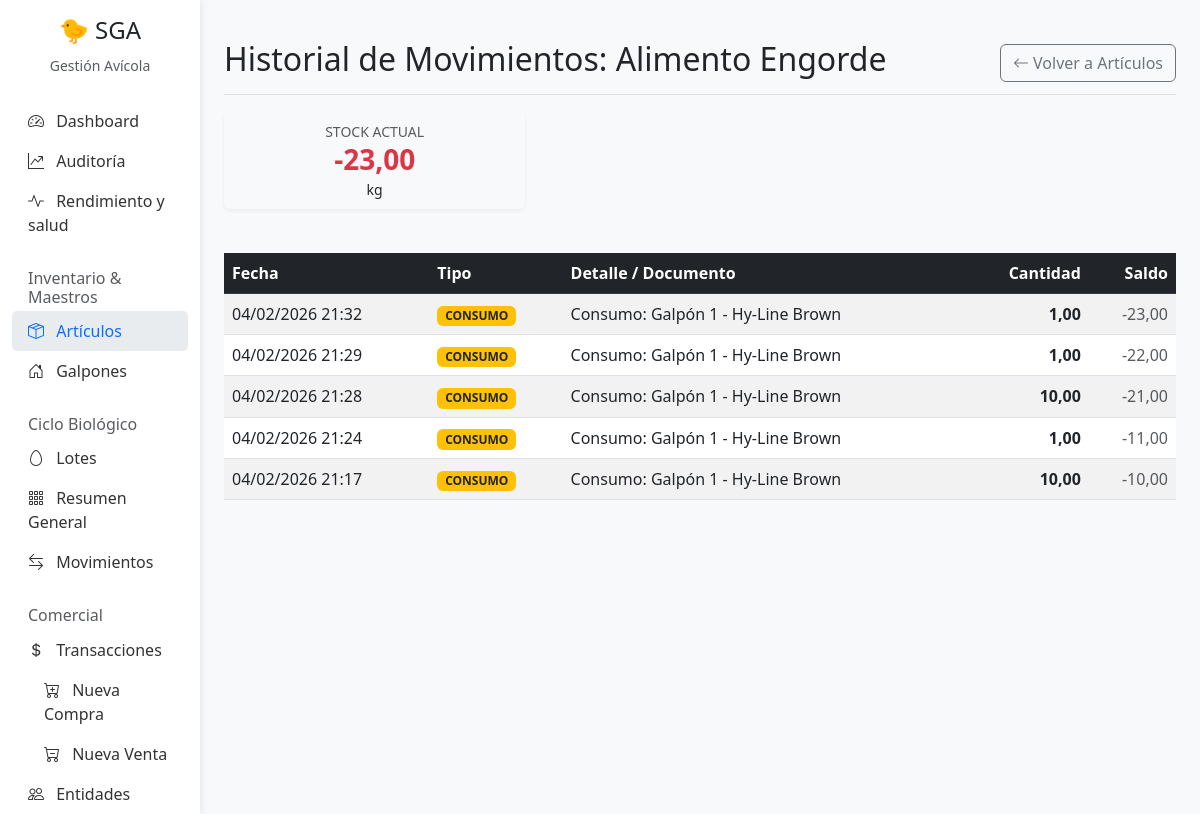
/articulos/2/kardex/, run on the app's committed database.
### Gestion/models.py (models this page shows, shortened)
class Articulo(models.Model):
    id_articulo = models.AutoField(primary_key=True)
    class UnidadMedida(models.TextChoices):
        UNIDAD = 'Unidad', 'Unidad'
        KG = 'Kg', 'Kg'
        LITRO = 'Litro', 'Litro'
    nombre = models.CharField(max_length=200)
    tipo = models.CharField(max_length=20, choices=TipoArticulo.choices)
    unidad_medida = models.CharField(max_length=50, choices=UnidadMedida.choices, default=UnidadMedida.UNIDAD)
    controlar_stock = models.BooleanField(default=True)
    stock_actual = models.DecimalField(max_digits=10, decimal_places=2, default=0)
    stock_minimo = models.DecimalField(max_digits=10, decimal_places=2, default=0)
    precio_referencia = models.DecimalField(max_digits=10, decimal_places=2, default=0, help_text="Precio base para compras o ventas")
    es_insumo_receta = models.BooleanField(default=False, help_text="Marcar si es un envase o insumo auxiliar para recetas (no se muestra en Kiosco)")

class LogArticulo(models.Model):
    TIPO_EVENTO = [
        ('VENTA', 'Venta'),
        ('COMPRA', 'Compra'),
        ('PRODUCCION', 'Producción'),
        ('CONSUMO', 'Consumo'),
        ('AJUSTE', 'Ajuste Manual'),
        ('EDICION', 'Edición Metadata'),
    ]
    articulo = models.ForeignKey(Articulo, on_delete=models.CASCADE, related_name='logs')
    fecha = models.DateTimeField(auto_now_add=True)
    tipo = models.CharField(max_length=20, choices=TIPO_EVENTO)
    cantidad = models.DecimalField(max_digits=10, decimal_places=2, default=0, help_text="Magnitude of change")
    saldo_anterior = models.DecimalField(max_digits=10, decimal_places=2, default=0)
    saldo_posterior = models.DecimalField(max_digits=10, decimal_places=2, default=0)
    descripcion = models.TextField(blank=True, null=True)

### Gestion/views.py (the view)
# urls.py: path('articulos/<int:pk>/kardex/', views.articulo_kardex, name='articulo-kardex'),
def articulo_kardex(request, pk):
    articulo = get_object_or_404(Articulo, pk=pk)
    history = articulo.logs.all().order_by('-fecha')
    return render(request, 'Gestion/articulo_kardex.html', {
        'articulo': articulo,
        'history': history
    })

### Gestion/templates/Gestion/articulo_kardex.html (shortened to what this page needs)
{% extends 'Gestion/base.html' %}
{% block content %}
<div class="d-flex justify-content-between flex-wrap flex-md-nowrap align-items-center pt-3 pb-2 mb-3 border-bottom">
    <h1 class="h2">Historial de Movimientos: {{ articulo.nombre }}</h1>
    <div class="btn-toolbar mb-2 mb-md-0">
        <a href="{% url 'articulo-list' %}" class="btn btn-outline-secondary">
            <i class="bi bi-arrow-left"></i> Volver a Artículos
        </a>
    </div>
</div>
<div class="row mb-4">
    <div class="col-md-4">
        <div class="card bg-light">
            <div class="card-body py-2 text-center">
                <small class="text-muted text-uppercase">Stock Actual</small>
                <h3
                    class="mb-0 fw-bold {% if articulo.stock_actual <= articulo.stock_minimo %}text-danger{% else %}text-primary{% endif %}">
                    {{ articulo.stock_actual }}
                </h3>
                <small>{{ articulo.unidad_medida }}</small>
            </div>
        </div>
    </div>
    <div class="col-md-4">
    </div>
</div>
<div class="table-responsive">
    <table class="table table-striped table-hover align-middle">
        <thead class="table-dark">
            <tr>
                <th>Fecha</th>
                <th>Tipo</th>
                <th>Detalle / Documento</th>
                <th class="text-end">Cantidad</th>
                <th class="text-end">Saldo</th>
            </tr>
        </thead>
        <tbody>
            {% for row in history %}
            <tr>
                <td>{{ row.fecha|date:"d/m/Y H:i" }}</td>
                <td>
                    {% if row.tipo == 'COMPRA' %}
                    <span class="badge bg-success">COMPRA</span>
                    {% elif row.tipo == 'PRODUCCION' %}
                    <span class="badge bg-success">PRODUCCIÓN</span>
                    {% elif row.tipo == 'VENTA' %}
                    <span class="badge bg-danger">VENTA</span>
                    {% elif row.tipo == 'CONSUMO' %}
                    <span class="badge bg-warning text-dark">CONSUMO</span>
                    {% elif row.tipo == 'AJUSTE' %}
                    <span class="badge bg-info text-dark">AJUSTE</span>
                    {% elif row.tipo == 'EDICION' %}
                    <span class="badge bg-secondary">EDICIÓN</span>
                    {% else %}
                    <span class="badge bg-secondary">{{ row.get_tipo_display|upper }}</span>
                    {% endif %}
                </td>
                <td>{{ row.descripcion }}</td>
                <td class="text-end fw-bold">
                    {{ row.cantidad }}
                </td>
                <td class="text-end text-muted">
                    {{ row.saldo_posterior }}
                </td>
            </tr>
            {% empty %}
            <tr>
                <td colspan="5" class="text-center py-4 text-muted">
                    No hay movimientos registrados para este artículo.
                </td>
            </tr>
            {% endfor %}
        </tbody>
    </table>
</div>
{% endblock %}

### Gestion/templates/Gestion/base.html (style rules this page uses)
body { background-color: #f8f9fa; }
.card { border: none; box-shadow: 0 2px 4px rgba(0, 0, 0, 0.05); margin-bottom: 20px; }

### data on the page
Articulo: nombre "Alimento Engorde", stock_actual "-23,00", unidad_medida "kg"
LogArticulo: fecha "04/02/2026 21:32", tipo "CONSUMO", descripcion "Consumo: Galpón 1 - Hy-Line Brown", cantidad "1,00", saldo_posterior "-23,00"
LogArticulo: fecha "04/02/2026 21:29", tipo "CONSUMO", descripcion "Consumo: Galpón 1 - Hy-Line Brown", cantidad "1,00", saldo_posterior "-22,00"
LogArticulo: fecha "04/02/2026 21:28", tipo "CONSUMO", descripcion "Consumo: Galpón 1 - Hy-Line Brown", cantidad "10,00", saldo_posterior "-21,00"
LogArticulo: fecha "04/02/2026 21:24", tipo "CONSUMO", descripcion "Consumo: Galpón 1 - Hy-Line Brown", cantidad "1,00", saldo_posterior "-11,00"
LogArticulo: fecha "04/02/2026 21:17", tipo "CONSUMO", descripcion "Consumo: Galpón 1 - Hy-Line Brown", cantidad "10,00", saldo_posterior "-10,00"
